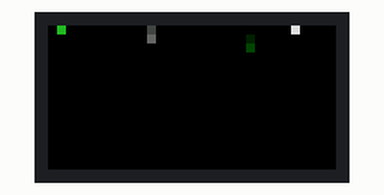
Recording of a sketch running on a simulated Arduino Mega 2560, built with avr-gcc and run on an emulated ATmega2560. Shown: 32×16 colour display. Random numbers use the default seed unless the sketch sets one.

Above: at 1.37 s.
At 6.13 s:
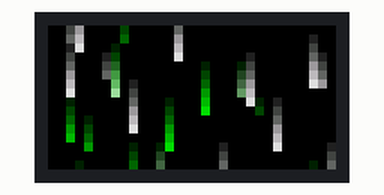
At 10.88 s:
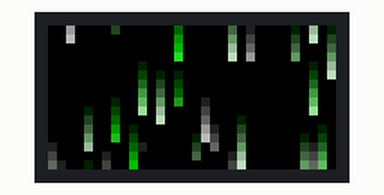
At 20.61 s:
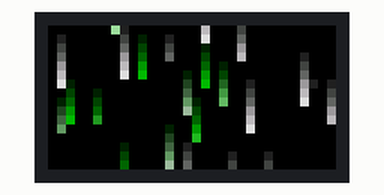
At 30.12 s:
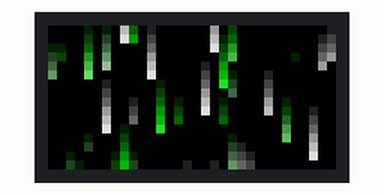
At 39.85 s:
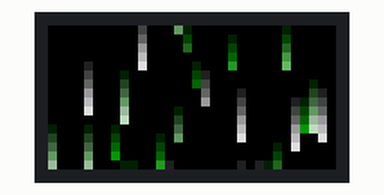

The sketch:

scrolling_message.ino
```cpp
#include <avr/pgmspace.h>
#include <Adafruit_GFX.h>
#include <RGBmatrixPanel.h>
#include <elapsedMillis.h>

#define CLK 11  // MUST be on PORTB! (Use pin 11 on Mega)
#define LAT A3
#define OE  9
#define A   A0
#define B   A1
#define C   A2
RGBmatrixPanel matrix(A, B, C, CLK, LAT, OE, true);

const int WIDTH = 32;
const int HEIGHT = 16;
const int TEXT_SIZE = 1;
const int TEXT_WIDTH = 6; // width of font + one whitespace
const int MESSAGE_BUFFER_LENGTH = 512;
const int SERIAL_DELAY = 50;
const int BAUD_RATE = 9600;
const int MODE_DEFAULT = 0;
const int MODE_SCROLLING = 1;

int display_mode;

int draw_delay;

char message_buffer[MESSAGE_BUFFER_LENGTH];

const int COLOR_R = 0;
const int COLOR_G = 1;
const int COLOR_B = 2;

const int MAX_ANIMATION_INTENSITY = 7;

int animation_buffer[WIDTH * HEIGHT * 3];

int message_length;
int message_offset_x;
int min_offset_x;

elapsedMillis time_elapsed = 0;

int border_r;
int border_g;
int border_b;

int message_r;
int message_g;
int message_b;

void setDisplayMode(int mode) {
  display_mode = mode;
  if (mode == MODE_DEFAULT) {
    initAnimation();
    draw_delay = 200;
  }
}

void drawBorder() {
  int color = matrix.Color333(border_r, border_g, border_b);
  matrix.drawLine(0, 0, WIDTH-1, 0, color);
  matrix.drawLine(0, 0, 0, HEIGHT-1, color);
  matrix.drawLine(0, HEIGHT-1, WIDTH-1, HEIGHT-1, color);
  matrix.drawLine(WIDTH-1, 0, WIDTH-1, HEIGHT-1, color);
}

void drawMessage() {
  matrix.setTextColor(matrix.Color333(message_r, message_g, message_b));
  matrix.setCursor(message_offset_x, 4);
  char character;
  for (int i=0; i<message_length; i++) {
    character = message_buffer[i];
    matrix.print(character);
  }
}

void initMessageAndColors() {
  message_buffer[0] = '?';
  message_length = 1;
  updateMinOffsetX();
  message_r = 3;
  message_g = 3;
  message_b = 3;
  border_r = 0;
  border_g = 3;
  border_b = 0;
}

void resetScroll() {
  time_elapsed = 0;
  message_offset_x = WIDTH;
  draw_delay = 100;
}

void updateMinOffsetX() {
  min_offset_x = message_length * TEXT_WIDTH * -1;
}

int readNextSerialInput() {
  return Serial.read() - '0';
}

void readSerial() {
  if (Serial.available()) {
    int mode = readNextSerialInput();
    delay(SERIAL_DELAY);
    setDisplayMode(mode);
    if (display_mode == MODE_DEFAULT) {
      // no more params
    } else if (display_mode == MODE_SCROLLING) {
      message_r = readNextSerialInput();
      delay(SERIAL_DELAY);
      message_g = readNextSerialInput();
      delay(SERIAL_DELAY);
      message_b = readNextSerialInput();
      delay(SERIAL_DELAY);
      border_r = readNextSerialInput();
      delay(SERIAL_DELAY);
      border_g = readNextSerialInput();
      delay(SERIAL_DELAY);
      border_b = readNextSerialInput();
      delay(SERIAL_DELAY);
      message_length = Serial.readBytesUntil('\0', message_buffer, MESSAGE_BUFFER_LENGTH);
      updateMinOffsetX();
      resetScroll();
    }
  }
}

int matrixIndex(int x, int y, int color_index) {
  return x*3 + y*WIDTH*3 + color_index;
}

void initAnimation() {
  for (int i=0; i<WIDTH*HEIGHT; i++) {
    animation_buffer[i + COLOR_R] = 0;
    animation_buffer[i + COLOR_G] = 0;
    animation_buffer[i + COLOR_B] = 0;
  }
  initAnimationTopRow();
}

void initAnimationTopRow() {
  int color_r, color_g, color_b;
  for (int x=0; x<WIDTH; x++) {
    if (animation_buffer[matrixIndex(x, 0, COLOR_R)] == 0 &&
      animation_buffer[matrixIndex(x, 0, COLOR_G)] == 0 &&
      animation_buffer[matrixIndex(x, 0, COLOR_B)] == 0) {
      color_r = 0;
      color_g = 0;
      color_b = 0;
      if (random(0, 20) == 1) {
        color_r = color_b = random(MAX_ANIMATION_INTENSITY);
        color_g = random(color_r, MAX_ANIMATION_INTENSITY);
      }
      animation_buffer[matrixIndex(x, 0, COLOR_R)] = color_r;
      animation_buffer[matrixIndex(x, 0, COLOR_G)] = color_g;
      animation_buffer[matrixIndex(x, 0, COLOR_B)] = color_b;
    }
  }
}

void updateScroll() {
  if (time_elapsed > draw_delay) {
    message_offset_x--;
    if (message_offset_x < min_offset_x) {
      message_offset_x = WIDTH;
    }
    time_elapsed = 0;
  }
}

void updateAnimation() {
   if (time_elapsed <= draw_delay) {
     return;
  }
  time_elapsed = 0;
  int color_above_r, color_above_g, color_above_b;
  int new_color_r, new_color_g, new_color_b;
  for (int y=HEIGHT-1; y>0; y--) {
    for (int x=0; x<WIDTH; x++) {
      color_above_r = animation_buffer[matrixIndex(x, y-1, COLOR_R)];
      color_above_g = animation_buffer[matrixIndex(x, y-1, COLOR_G)];
      color_above_b = animation_buffer[matrixIndex(x, y-1, COLOR_B)];
      animation_buffer[matrixIndex(x, y, COLOR_R)] = color_above_r;
      animation_buffer[matrixIndex(x, y, COLOR_G)] = color_above_g;
      animation_buffer[matrixIndex(x, y, COLOR_B)] = color_above_b;
      new_color_r = max(color_above_r - 1, 0);
      new_color_g = max(color_above_g - 1, 0);
      new_color_b = max(color_above_b - 1, 0);
      animation_buffer[matrixIndex(x, y-1, COLOR_R)] = new_color_r;
      animation_buffer[matrixIndex(x, y-1, COLOR_G)] = new_color_g;
      animation_buffer[matrixIndex(x, y-1, COLOR_B)] = new_color_b;
    }
  }
  initAnimationTopRow();
}

void drawAnimation() {
  for (int y=0; y<HEIGHT; y++) {
    for (int x=0; x<WIDTH; x++) {
      int color = matrix.Color333(
        animation_buffer[matrixIndex(x, y, COLOR_R)],
        animation_buffer[matrixIndex(x, y, COLOR_G)],
        animation_buffer[matrixIndex(x, y, COLOR_B)]
      );
      matrix.drawPixel(x, y, color);
    }
  }
}

void setup() {
  delay(1000);
  randomSeed(analogRead(0));
  setDisplayMode(MODE_DEFAULT);
  initMessageAndColors();
  Serial.begin(BAUD_RATE);
  matrix.begin();
  matrix.setTextWrap(false);
  matrix.setTextSize(TEXT_SIZE);
}

void loop() {
  matrix.fillScreen(0);
  readSerial();
  if (display_mode == MODE_DEFAULT) {
    updateAnimation();
    drawAnimation();
  } else if (display_mode == MODE_SCROLLING) {
    updateScroll();
    drawMessage();
    drawBorder();
  }
  matrix.swapBuffers(false);
}
```
